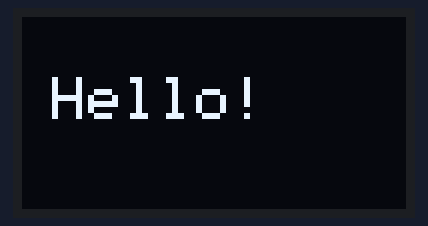
Simulated run of this sketch. Board: ESP32. Shown: 128×64 one-colour display.

Above: at 0.1 s.

The sketch:

OLED_Hello_ESP32.ino
```cpp
#include <Wire.h>
#include <Adafruit_GFX.h>
#include <Adafruit_SSD1306.h>

#define SCREEN_WIDTH 128 // OLED width
#define SCREEN_HEIGHT 64 // OLED height
#define OLED_RESET    -1 // Reset pin (not needed)
#define SCREEN_ADDRESS 0x3C // I2C address

Adafruit_SSD1306 display(SCREEN_WIDTH, SCREEN_HEIGHT, &Wire, OLED_RESET);

void setup() {
    Serial.begin(115200);

    // Initialize OLED display
    if (!display.begin(SSD1306_SWITCHCAPVCC, SCREEN_ADDRESS)) {
        Serial.println("SSD1306 allocation failed");
        for (;;); // Stop execution if display not found
    }

    display.clearDisplay(); // Clear buffer

    // Display text
    display.setTextSize(2);     // Text size
    display.setTextColor(WHITE); // Text color
    display.setCursor(10, 20);  // Position (X, Y)
    display.println("Hello!");

    display.display(); // Show content
}

void loop() {
    // Nothing in loop
}
```
